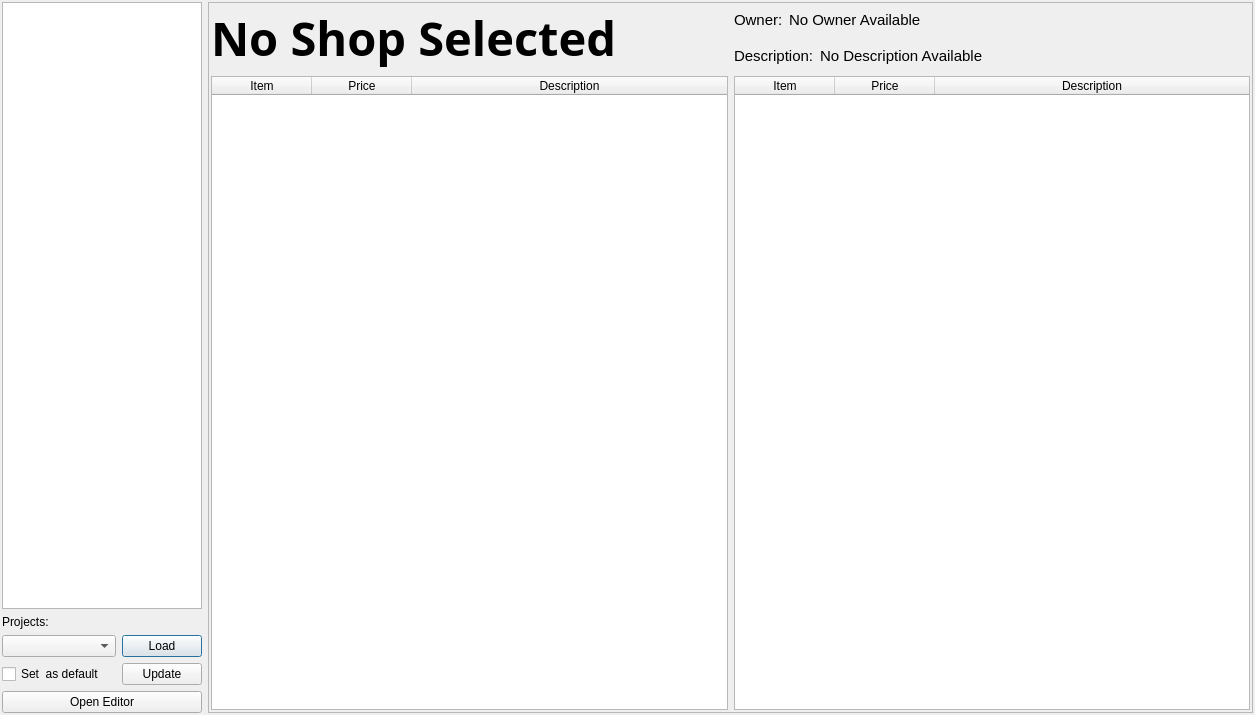
<?xml version="1.0" encoding="UTF-8"?>
<ui version="4.0">
 <class>ShopTool</class>
 <widget class="QDialog" name="ShopTool">
  <property name="geometry">
   <rect>
    <x>0</x>
    <y>0</y>
    <width>1255</width>
    <height>715</height>
   </rect>
  </property>
  <property name="windowTitle">
   <string>Dialog</string>
  </property>
  <layout class="QHBoxLayout" name="horizontalLayout">
   <property name="leftMargin">
    <number>2</number>
   </property>
   <property name="topMargin">
    <number>2</number>
   </property>
   <property name="rightMargin">
    <number>2</number>
   </property>
   <property name="bottomMargin">
    <number>2</number>
   </property>
   <item>
    <layout class="QVBoxLayout" name="sideBarLayout">
     <item>
      <widget class="QTreeWidget" name="treeWidget_shopList">
       <property name="sizePolicy">
        <sizepolicy hsizetype="Minimum" vsizetype="Expanding">
         <horstretch>0</horstretch>
         <verstretch>0</verstretch>
        </sizepolicy>
       </property>
       <property name="maximumSize">
        <size>
         <width>200</width>
         <height>16777215</height>
        </size>
       </property>
       <property name="font">
        <font>
         <pointsize>15</pointsize>
        </font>
       </property>
       <property name="editTriggers">
        <set>QAbstractItemView::NoEditTriggers</set>
       </property>
       <property name="uniformRowHeights">
        <bool>true</bool>
       </property>
       <property name="wordWrap">
        <bool>true</bool>
       </property>
       <attribute name="headerVisible">
        <bool>false</bool>
       </attribute>
       <column>
        <property name="text">
         <string notr="true">1</string>
        </property>
       </column>
      </widget>
     </item>
     <item>
      <widget class="QLabel" name="label">
       <property name="text">
        <string>Projects:</string>
       </property>
      </widget>
     </item>
     <item>
      <layout class="QHBoxLayout" name="horizontalLayout_2">
       <item>
        <widget class="QComboBox" name="comboBox_loadProject"/>
       </item>
       <item>
        <widget class="QPushButton" name="pushButton_loadProject">
         <property name="sizePolicy">
          <sizepolicy hsizetype="Maximum" vsizetype="Fixed">
           <horstretch>0</horstretch>
           <verstretch>0</verstretch>
          </sizepolicy>
         </property>
         <property name="text">
          <string>Load</string>
         </property>
        </widget>
       </item>
      </layout>
     </item>
     <item>
      <layout class="QHBoxLayout" name="horizontalLayout_3">
       <item>
        <widget class="QCheckBox" name="checkBox_setDefault">
         <property name="text">
          <string>Set  as default</string>
         </property>
        </widget>
       </item>
       <item>
        <widget class="QPushButton" name="pushButton_updateProjects">
         <property name="sizePolicy">
          <sizepolicy hsizetype="Maximum" vsizetype="Fixed">
           <horstretch>0</horstretch>
           <verstretch>0</verstretch>
          </sizepolicy>
         </property>
         <property name="text">
          <string>Update</string>
         </property>
        </widget>
       </item>
      </layout>
     </item>
     <item>
      <widget class="QPushButton" name="pushButton_openEditor">
       <property name="text">
        <string>Open Editor</string>
       </property>
      </widget>
     </item>
    </layout>
   </item>
   <item>
    <widget class="QFrame" name="shopWindow">
     <property name="sizePolicy">
      <sizepolicy hsizetype="Expanding" vsizetype="Preferred">
       <horstretch>0</horstretch>
       <verstretch>0</verstretch>
      </sizepolicy>
     </property>
     <property name="frameShape">
      <enum>QFrame::StyledPanel</enum>
     </property>
     <property name="frameShadow">
      <enum>QFrame::Raised</enum>
     </property>
     <layout class="QVBoxLayout" name="verticalLayout_2">
      <property name="leftMargin">
       <number>2</number>
      </property>
      <property name="topMargin">
       <number>2</number>
      </property>
      <property name="rightMargin">
       <number>2</number>
      </property>
      <property name="bottomMargin">
       <number>2</number>
      </property>
      <item>
       <layout class="QHBoxLayout" name="headerLayout">
        <item>
         <widget class="QLabel" name="label_shopTitle">
          <property name="sizePolicy">
           <sizepolicy hsizetype="Preferred" vsizetype="Preferred">
            <horstretch>0</horstretch>
            <verstretch>0</verstretch>
           </sizepolicy>
          </property>
          <property name="font">
           <font>
            <family>Yu Gothic UI Semibold</family>
            <pointsize>35</pointsize>
            <weight>75</weight>
            <italic>false</italic>
            <bold>true</bold>
            <underline>false</underline>
            <strikeout>false</strikeout>
            <kerning>true</kerning>
           </font>
          </property>
          <property name="text">
           <string>No Shop Selected</string>
          </property>
          <property name="wordWrap">
           <bool>true</bool>
          </property>
         </widget>
        </item>
        <item>
         <layout class="QVBoxLayout" name="verticalLayout">
          <item>
           <layout class="QHBoxLayout" name="horizontalLayout_4">
            <item>
             <widget class="QLabel" name="label_2">
              <property name="sizePolicy">
               <sizepolicy hsizetype="Maximum" vsizetype="Preferred">
                <horstretch>0</horstretch>
                <verstretch>0</verstretch>
               </sizepolicy>
              </property>
              <property name="font">
               <font>
                <pointsize>11</pointsize>
               </font>
              </property>
              <property name="text">
               <string>Owner:</string>
              </property>
             </widget>
            </item>
            <item>
             <widget class="QLabel" name="label_shopOwner">
              <property name="font">
               <font>
                <pointsize>11</pointsize>
               </font>
              </property>
              <property name="layoutDirection">
               <enum>Qt::RightToLeft</enum>
              </property>
              <property name="text">
               <string>No Owner Available</string>
              </property>
              <property name="alignment">
               <set>Qt::AlignLeading|Qt::AlignLeft|Qt::AlignVCenter</set>
              </property>
              <property name="wordWrap">
               <bool>true</bool>
              </property>
             </widget>
            </item>
           </layout>
          </item>
          <item>
           <layout class="QHBoxLayout" name="horizontalLayout_5">
            <item>
             <widget class="QLabel" name="label_3">
              <property name="sizePolicy">
               <sizepolicy hsizetype="Maximum" vsizetype="Preferred">
                <horstretch>0</horstretch>
                <verstretch>0</verstretch>
               </sizepolicy>
              </property>
              <property name="font">
               <font>
                <pointsize>11</pointsize>
               </font>
              </property>
              <property name="text">
               <string>Description:</string>
              </property>
             </widget>
            </item>
            <item>
             <widget class="QLabel" name="label_shopDescription">
              <property name="font">
               <font>
                <pointsize>11</pointsize>
               </font>
              </property>
              <property name="layoutDirection">
               <enum>Qt::RightToLeft</enum>
              </property>
              <property name="text">
               <string>No Description Available</string>
              </property>
              <property name="alignment">
               <set>Qt::AlignLeading|Qt::AlignLeft|Qt::AlignVCenter</set>
              </property>
              <property name="wordWrap">
               <bool>true</bool>
              </property>
             </widget>
            </item>
           </layout>
          </item>
         </layout>
        </item>
       </layout>
      </item>
      <item>
       <layout class="QHBoxLayout" name="tableLayout">
        <item>
         <widget class="QTableWidget" name="tableWidget_left">
          <property name="editTriggers">
           <set>QAbstractItemView::NoEditTriggers</set>
          </property>
          <property name="sortingEnabled">
           <bool>true</bool>
          </property>
          <attribute name="horizontalHeaderShowSortIndicator" stdset="0">
           <bool>true</bool>
          </attribute>
          <attribute name="horizontalHeaderStretchLastSection">
           <bool>true</bool>
          </attribute>
          <attribute name="verticalHeaderVisible">
           <bool>false</bool>
          </attribute>
          <column>
           <property name="text">
            <string>Item</string>
           </property>
          </column>
          <column>
           <property name="text">
            <string>Price</string>
           </property>
          </column>
          <column>
           <property name="text">
            <string>Description</string>
           </property>
          </column>
         </widget>
        </item>
        <item>
         <widget class="QTableWidget" name="tableWidget_right">
          <property name="editTriggers">
           <set>QAbstractItemView::NoEditTriggers</set>
          </property>
          <property name="sortingEnabled">
           <bool>true</bool>
          </property>
          <attribute name="horizontalHeaderShowSortIndicator" stdset="0">
           <bool>true</bool>
          </attribute>
          <attribute name="horizontalHeaderStretchLastSection">
           <bool>true</bool>
          </attribute>
          <attribute name="verticalHeaderVisible">
           <bool>false</bool>
          </attribute>
          <column>
           <property name="text">
            <string>Item</string>
           </property>
          </column>
          <column>
           <property name="text">
            <string>Price</string>
           </property>
          </column>
          <column>
           <property name="text">
            <string>Description</string>
           </property>
          </column>
         </widget>
        </item>
       </layout>
      </item>
     </layout>
    </widget>
   </item>
  </layout>
 </widget>
 <resources/>
 <connections/>
</ui>
